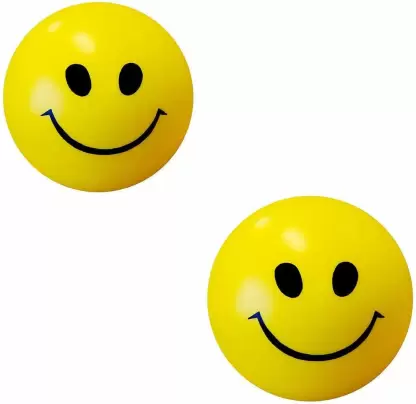
#> input picture Assignment-3/stress-reliver-smiley-ball-pack-of-6-bizmen-original-imafxgregzfqzfpf.webp, 416 x 404 px, given in place of img1.jpeg, which was not available
$ jupyter execute CV-Assignment4-checkpoint.ipynb
#> lines starting #> are read from the running program, lines starting #| are printed output that depends on the picture; pictures that were not available may be replaced by others from this repository, and a replacement may not be noted
[cell 1]
import cv2
import numpy as np
import sys
import time

[cell 2]
import cv2
import numpy as np


MIN_MATCHES = 5
detector = cv2.ORB_create(nfeatures=5000)
FLANN_INDEX_KDTREE = 1
index_params = dict(algorithm = FLANN_INDEX_KDTREE, trees = 5)
search_params = dict(checks=100)
flann = cv2.FlannBasedMatcher(index_params,search_params)


def load_input(inp):

#> called with inp = 1
    input_image = cv2.imread(r'D:\Bhavya\1-1\CV\Assignment-4\img{0}.jpeg'.format(inp))
#> input_image is the input picture: shape (404, 416, 3); mean B, G, R 164, 228.9, 236.7
    augment_image = cv2.imread(r'D:\Bhavya\1-1\CV\Assignment-4\masked\img{0}.png'.format(inp))
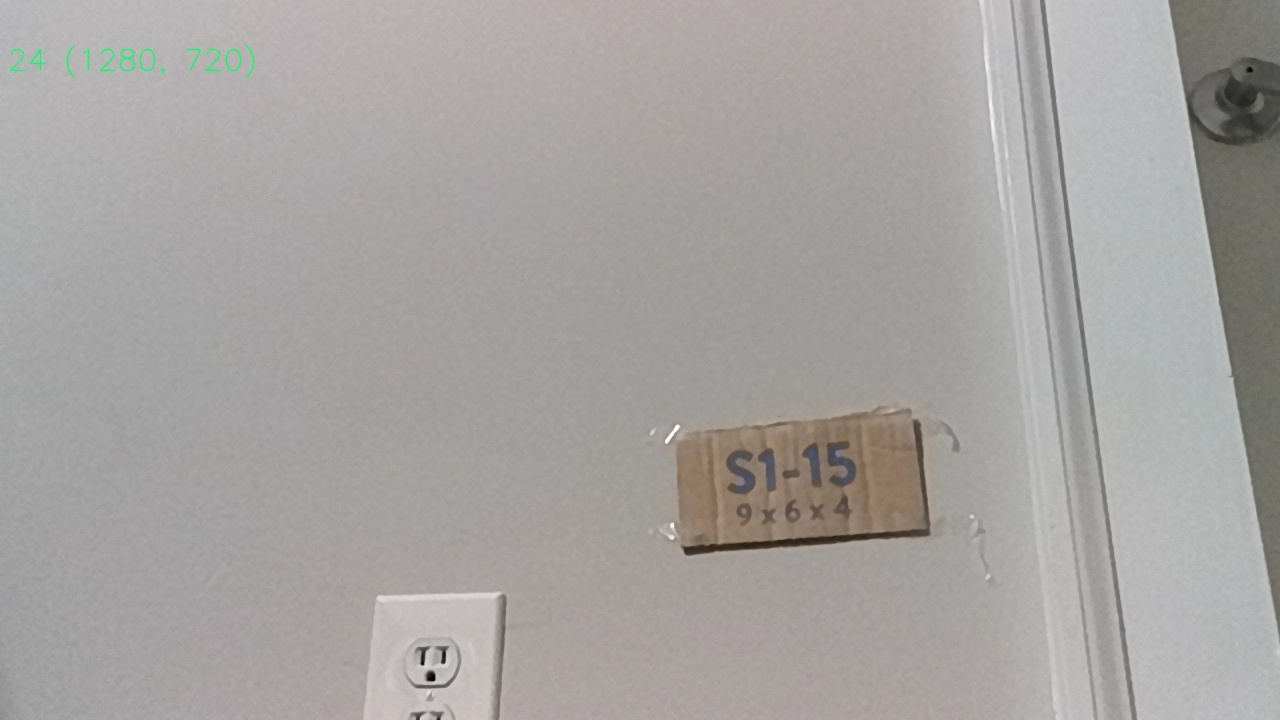
#> input picture Assignment-3/image.jpg, 1280 x 720 px, given in place of img1.png, which was not available
#> augment_image is the input picture: shape (720, 1280, 3); mean B, G, R 160.3, 162.5, 165.7

    input_image = cv2.resize(input_image, (300,400),interpolation=cv2.INTER_AREA)
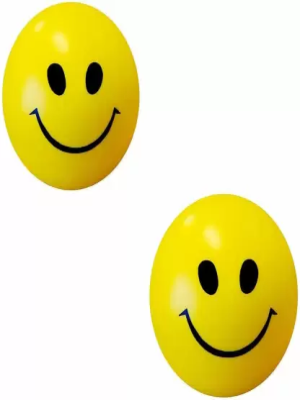
#> input_image: shape (400, 300, 3); mean B, G, R 164, 228.9, 236.7
    augment_image = cv2.resize(augment_image, (300,400))
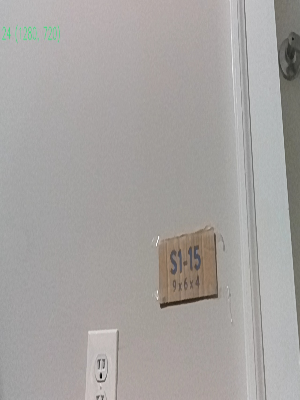
#> augment_image: shape (400, 300, 3); mean B, G, R 160.2, 162.4, 165.6
    gray_image = cv2.cvtColor(input_image, cv2.COLOR_BGR2GRAY)
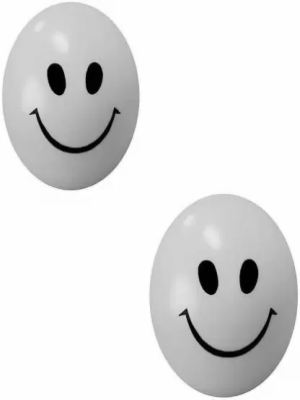
#> gray_image: shape (400, 300); min 0, max 255, mean 223.9
    # find the keypoints with ORB
    keypoints, descriptors = detector.detectAndCompute(gray_image, None)
#> keypoints = 245 keypoints; strongest (x, y, size): (34, 114, 31), (204, 261, 77.1), (184, 315, 31), (184, 316, 37.2)

    return gray_image,augment_image,keypoints, descriptors


def compute_matches(descriptors_input, descriptors_output):
    # Match descriptors
    if(len(descriptors_output)!=0 and len(descriptors_input)!=0):
        matches = flann.knnMatch(np.asarray(descriptors_input,np.float32),np.asarray(descriptors_output,np.float32),k=2)
        good = []
        for m,n in matches:
            if m.distance < 0.69*n.distance:
                good.append(m)
        return good
    else:
        return None


if __name__=='__main__':

    #Getting Information form the Input image
    count=1
    input_image, aug_image, input_keypoints, input_descriptors = load_input(count)
#> input_keypoints has the same summary as keypoints in load_input
    cap = cv2.VideoCapture(0)
    ret, frame = cap.read()
    while(ret):
        ret, frame = cap.read()
        if(len(input_keypoints)<MIN_MATCHES):
            continue
        frame = cv2.resize(frame, (600,450))
        frame_bw = cv2.cvtColor(frame, cv2.COLOR_BGR2GRAY)
        output_keypoints, output_descriptors = detector.detectAndCompute(frame_bw, None)

        matches = compute_matches(input_descriptors, output_descriptors)
        if(matches!=None):
            if(len(matches)>10):
                src_pts = np.float32([ input_keypoints[m.queryIdx].pt for m in matches ]).reshape(-1,1,2)
                dst_pts = np.float32([ output_keypoints[m.trainIdx].pt for m in matches ]).reshape(-1,1,2)

            #Finally find the homography matrix
                M, mask = cv2.findHomography(src_pts, dst_pts, cv2.RANSAC,5.0)
                pts = np.float32([ [0,0],[0,399],[299,399],[299,0] ]).reshape(-1,1,2)
                dst = cv2.perspectiveTransform(pts,M)
                M_aug = cv2.warpPerspective(aug_image, M, (600,450))

            #getting the frame ready for addition operation with Mask Image
                frameb = cv2.fillConvexPoly(frame,dst.astype(int),0)
                Final = frameb+M_aug
                cv2.imshow('Final Output', Final)
            else:
                print('hello')
                count+=1
                print('outer',count)
                if count>2:
                    count=1
                    print(count)
                input_image, aug_image, input_keypoints, input_descriptors=load_input(count)
                cv2.imshow('Final Output', frame)
        else:
            cv2.imshow('Final Output', frame)
        key = cv2.waitKey(15)
        if(key==27):
            break
